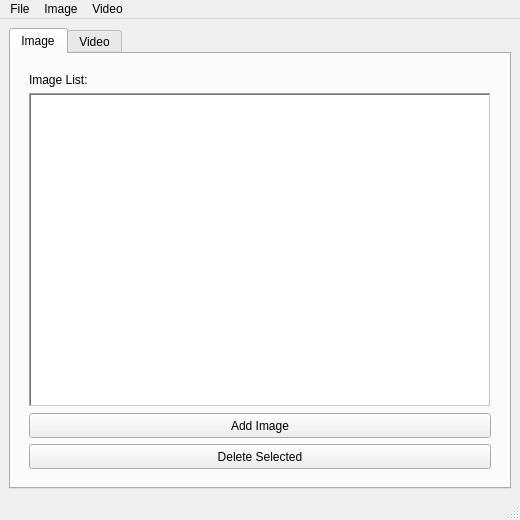
<?xml version="1.0" encoding="UTF-8"?>
<ui version="4.0">
 <class>MainWindow</class>
 <widget class="QMainWindow" name="MainWindow">
  <property name="geometry">
   <rect>
    <x>0</x>
    <y>0</y>
    <width>520</width>
    <height>520</height>
   </rect>
  </property>
  <property name="minimumSize">
   <size>
    <width>520</width>
    <height>520</height>
   </size>
  </property>
  <property name="maximumSize">
   <size>
    <width>520</width>
    <height>520</height>
   </size>
  </property>
  <property name="windowTitle">
   <string>Crabs Photogrammetry</string>
  </property>
  <widget class="QWidget" name="centralwidget">
   <layout class="QHBoxLayout" name="horizontalLayout_2">
    <item>
     <widget class="QTabWidget" name="tabWidget">
      <property name="currentIndex">
       <number>0</number>
      </property>
      <widget class="QWidget" name="tab_Image">
       <attribute name="title">
        <string>Image</string>
       </attribute>
       <layout class="QHBoxLayout" name="horizontalLayout">
        <item>
         <widget class="QWidget" name="image_button_widget" native="true">
          <property name="minimumSize">
           <size>
            <width>200</width>
            <height>30</height>
           </size>
          </property>
          <property name="maximumSize">
           <size>
            <width>1000</width>
            <height>16777215</height>
           </size>
          </property>
          <layout class="QVBoxLayout" name="verticalLayout_2">
           <item>
            <widget class="QLabel" name="label_image_list">
             <property name="minimumSize">
              <size>
               <width>0</width>
               <height>15</height>
              </size>
             </property>
             <property name="maximumSize">
              <size>
               <width>16777215</width>
               <height>15</height>
              </size>
             </property>
             <property name="font">
              <font>
               <weight>50</weight>
               <bold>false</bold>
              </font>
             </property>
             <property name="text">
              <string>Image List:</string>
             </property>
            </widget>
           </item>
           <item>
            <widget class="QListWidget" name="listImage">
             <property name="sizePolicy">
              <sizepolicy hsizetype="Expanding" vsizetype="Expanding">
               <horstretch>0</horstretch>
               <verstretch>0</verstretch>
              </sizepolicy>
             </property>
             <property name="minimumSize">
              <size>
               <width>185</width>
               <height>0</height>
              </size>
             </property>
             <property name="maximumSize">
              <size>
               <width>900</width>
               <height>16777215</height>
              </size>
             </property>
             <property name="font">
              <font>
               <pointsize>9</pointsize>
              </font>
             </property>
             <property name="frameShape">
              <enum>QFrame::WinPanel</enum>
             </property>
             <property name="dragDropMode">
              <enum>QAbstractItemView::NoDragDrop</enum>
             </property>
             <property name="selectionMode">
              <enum>QAbstractItemView::ExtendedSelection</enum>
             </property>
            </widget>
           </item>
           <item>
            <widget class="QPushButton" name="button_add_image">
             <property name="minimumSize">
              <size>
               <width>0</width>
               <height>25</height>
              </size>
             </property>
             <property name="text">
              <string>Add Image</string>
             </property>
            </widget>
           </item>
           <item>
            <widget class="QPushButton" name="button_del_image">
             <property name="minimumSize">
              <size>
               <width>0</width>
               <height>25</height>
              </size>
             </property>
             <property name="text">
              <string>Delete Selected</string>
             </property>
            </widget>
           </item>
          </layout>
         </widget>
        </item>
       </layout>
      </widget>
      <widget class="QWidget" name="tab_Video">
       <attribute name="title">
        <string>Video</string>
       </attribute>
       <layout class="QHBoxLayout" name="horizontalLayout_3">
        <item>
         <widget class="QWidget" name="video_button_widget" native="true">
          <property name="minimumSize">
           <size>
            <width>200</width>
            <height>30</height>
           </size>
          </property>
          <property name="maximumSize">
           <size>
            <width>1000</width>
            <height>16777215</height>
           </size>
          </property>
          <layout class="QVBoxLayout" name="verticalLayout">
           <item>
            <widget class="QLabel" name="label_video_list">
             <property name="minimumSize">
              <size>
               <width>0</width>
               <height>15</height>
              </size>
             </property>
             <property name="maximumSize">
              <size>
               <width>16777215</width>
               <height>15</height>
              </size>
             </property>
             <property name="font">
              <font>
               <weight>50</weight>
               <bold>false</bold>
              </font>
             </property>
             <property name="text">
              <string>Video List:</string>
             </property>
            </widget>
           </item>
           <item>
            <widget class="QListWidget" name="listVideo">
             <property name="sizePolicy">
              <sizepolicy hsizetype="Expanding" vsizetype="Expanding">
               <horstretch>0</horstretch>
               <verstretch>0</verstretch>
              </sizepolicy>
             </property>
             <property name="minimumSize">
              <size>
               <width>185</width>
               <height>0</height>
              </size>
             </property>
             <property name="maximumSize">
              <size>
               <width>900</width>
               <height>16777215</height>
              </size>
             </property>
             <property name="font">
              <font>
               <pointsize>9</pointsize>
              </font>
             </property>
             <property name="frameShape">
              <enum>QFrame::WinPanel</enum>
             </property>
             <property name="frameShadow">
              <enum>QFrame::Sunken</enum>
             </property>
             <property name="dragDropMode">
              <enum>QAbstractItemView::NoDragDrop</enum>
             </property>
             <property name="selectionMode">
              <enum>QAbstractItemView::ExtendedSelection</enum>
             </property>
            </widget>
           </item>
           <item>
            <widget class="QPushButton" name="button_add_video">
             <property name="minimumSize">
              <size>
               <width>0</width>
               <height>25</height>
              </size>
             </property>
             <property name="text">
              <string>Add Video</string>
             </property>
            </widget>
           </item>
           <item>
            <widget class="QPushButton" name="button_del_video">
             <property name="minimumSize">
              <size>
               <width>0</width>
               <height>25</height>
              </size>
             </property>
             <property name="text">
              <string>Delete Selected</string>
             </property>
            </widget>
           </item>
          </layout>
         </widget>
        </item>
       </layout>
      </widget>
     </widget>
    </item>
   </layout>
  </widget>
  <widget class="QMenuBar" name="menubar">
   <property name="geometry">
    <rect>
     <x>0</x>
     <y>0</y>
     <width>520</width>
     <height>18</height>
    </rect>
   </property>
   <widget class="QMenu" name="menuImage">
    <property name="title">
     <string>Image</string>
    </property>
    <widget class="QMenu" name="menuProcessing">
     <property name="title">
      <string>Processing</string>
     </property>
     <widget class="QMenu" name="menuFind_Feature_Points">
      <property name="enabled">
       <bool>false</bool>
      </property>
      <property name="title">
       <string>Find Feature Points</string>
      </property>
      <addaction name="actionSIFT"/>
      <addaction name="actionSURF"/>
      <addaction name="actionORB"/>
      <addaction name="actionAKAZE"/>
     </widget>
     <widget class="QMenu" name="menuImage_Matching">
      <property name="enabled">
       <bool>false</bool>
      </property>
      <property name="title">
       <string>Image Matching</string>
      </property>
      <addaction name="actionAll_Images_Matching"/>
      <addaction name="actionFast_Matching"/>
     </widget>
     <widget class="QMenu" name="menuCamera_Settings">
      <property name="enabled">
       <bool>false</bool>
      </property>
      <property name="title">
       <string>Camera Settings</string>
      </property>
      <addaction name="actionApproximate_Interior_Orientation"/>
     </widget>
     <addaction name="menuCamera_Settings"/>
     <addaction name="menuFind_Feature_Points"/>
     <addaction name="actionCreate_Block"/>
     <addaction name="menuImage_Matching"/>
     <addaction name="actionCreate_Model"/>
     <addaction name="separator"/>
     <addaction name="actionCrabSFM"/>
    </widget>
    <addaction name="actionImageImport"/>
    <addaction name="actionImageExport"/>
    <addaction name="separator"/>
    <addaction name="actionImage_Viewer"/>
    <addaction name="separator"/>
    <addaction name="menuProcessing"/>
   </widget>
   <widget class="QMenu" name="menuVideo">
    <property name="title">
     <string>Video</string>
    </property>
    <addaction name="actionVideoImport"/>
    <addaction name="actionVideoExport"/>
    <addaction name="separator"/>
    <addaction name="actionVideo_to_Images"/>
   </widget>
   <widget class="QMenu" name="menuFile">
    <property name="title">
     <string>File</string>
    </property>
    <addaction name="actionExit"/>
   </widget>
   <addaction name="menuFile"/>
   <addaction name="menuImage"/>
   <addaction name="menuVideo"/>
  </widget>
  <widget class="QStatusBar" name="statusbar"/>
  <action name="actionVideoImport">
   <property name="text">
    <string>Import</string>
   </property>
  </action>
  <action name="actionVideoExport">
   <property name="text">
    <string>Export</string>
   </property>
  </action>
  <action name="actionVideo_to_Images">
   <property name="text">
    <string>Video to Images</string>
   </property>
  </action>
  <action name="actionImageImport">
   <property name="text">
    <string>Import</string>
   </property>
  </action>
  <action name="actionImageExport">
   <property name="text">
    <string>Export</string>
   </property>
  </action>
  <action name="actionImage_Viewer">
   <property name="text">
    <string>Image Viewer</string>
   </property>
  </action>
  <action name="actionExit">
   <property name="text">
    <string>Exit</string>
   </property>
  </action>
  <action name="actionSIFT">
   <property name="checkable">
    <bool>true</bool>
   </property>
   <property name="enabled">
    <bool>false</bool>
   </property>
   <property name="text">
    <string>SIFT</string>
   </property>
  </action>
  <action name="actionSURF">
   <property name="checkable">
    <bool>true</bool>
   </property>
   <property name="enabled">
    <bool>false</bool>
   </property>
   <property name="text">
    <string>SURF</string>
   </property>
  </action>
  <action name="actionORB">
   <property name="checkable">
    <bool>true</bool>
   </property>
   <property name="text">
    <string>ORB</string>
   </property>
  </action>
  <action name="actionAKAZE">
   <property name="checkable">
    <bool>true</bool>
   </property>
   <property name="text">
    <string>AKAZE</string>
   </property>
  </action>
  <action name="actionAll_Images_Matching">
   <property name="checkable">
    <bool>true</bool>
   </property>
   <property name="text">
    <string>All Images</string>
   </property>
  </action>
  <action name="actionFast_Matching">
   <property name="checkable">
    <bool>true</bool>
   </property>
   <property name="text">
    <string>Fast Matching</string>
   </property>
  </action>
  <action name="actionApproximate_Interior_Orientation">
   <property name="checkable">
    <bool>true</bool>
   </property>
   <property name="text">
    <string>Approximate Interior Orientation</string>
   </property>
  </action>
  <action name="actionCreate_Block">
   <property name="checkable">
    <bool>true</bool>
   </property>
   <property name="enabled">
    <bool>false</bool>
   </property>
   <property name="text">
    <string>Create Block</string>
   </property>
  </action>
  <action name="actionCreate_Model">
   <property name="checkable">
    <bool>false</bool>
   </property>
   <property name="enabled">
    <bool>false</bool>
   </property>
   <property name="text">
    <string>Create Model</string>
   </property>
  </action>
  <action name="actionCrabSFM">
   <property name="text">
    <string>CrabSFM</string>
   </property>
  </action>
 </widget>
 <resources/>
 <connections/>
</ui>
